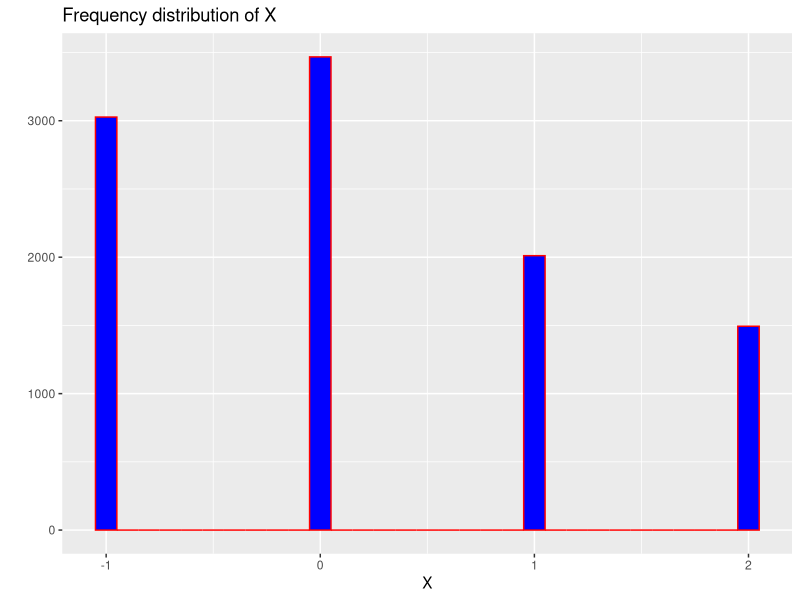
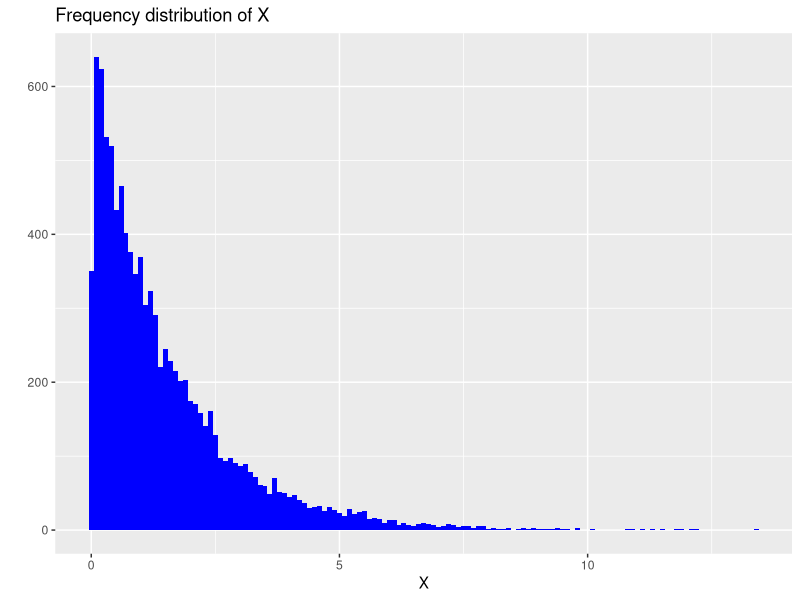
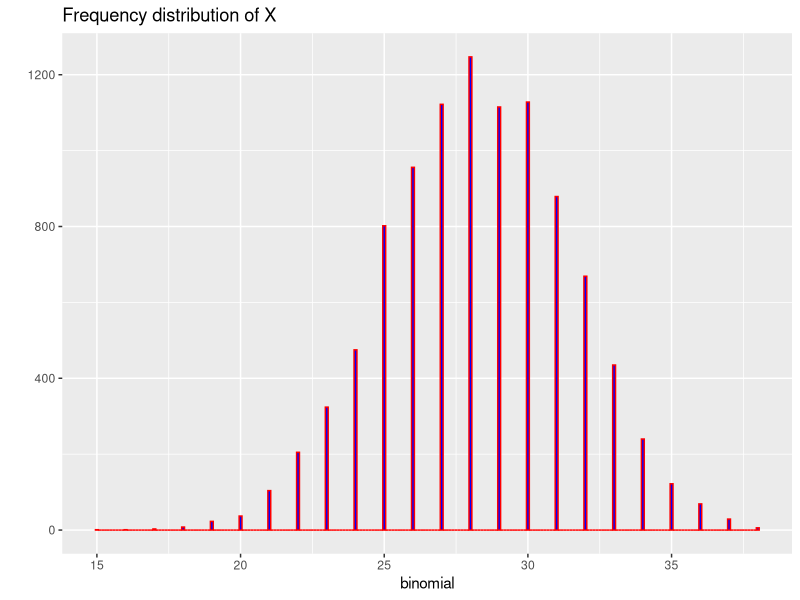

Source code (R) for these figures, in order:
#Question 1: Random Number Generator 

#LGM Method
options(scipen=10)
n <- 10000
a <- 7^5
b <- 0
m <- 2^31 - 1

lgm <- function(n,a,m){
 
rand <- numeric(n)
rand[1] <- 0.001
for (i in 2:n) {
    rand[i] = (rand[i-1]*a)%%m
}
return (rand/m) 
}

unirand <- lgm(n,a,m)

mean(unirand)
sd(unirand)

srand <- runif(n)
mean(srand)
sd(srand)


## Question 2: Distribution function
library(ggplot2)
X <- numeric(n)
p <- c(0.3,0.35,0.2,0.15)
for (j in 1:n){
if (unirand[j] <= p[1]){
    X[j] = -1  
} 
else if (unirand[j] > p[1] && unirand[j] <= sum(p[1:2])){
    X[j] = 0 
}
else if (unirand[j] > sum(p[1:2]) && unirand[j] <= sum(p[1:3])){
    X[j] = 1 
}
else{ 
    X[j] = 2 
}
}
X[1:10]

qplot(X,geom="histogram", fill = I("blue"), col = I("red"), binwidth = 0.1, main = "Frequency distribution of X")
mean(X)
sd(X)

# Question 4: exponentially distributed

X <- -1.5*log(1-unirand)
F[1] <- length(which(X>=1))/length(X)
F[4] <- length(which(X>=4))/length(X)
mean(X)
sd(X)
qplot(X,geom="histogram", fill = I("blue"), binwidth = 0.1, main = "Frequency distribution of X")


# Question 3: Binomial Distribution
M <- 2^31 -1
m <- 44
p <- 0.64
uniform <- as.numeric(lgm(n*m,a,M),n*m)
vec <- which(uniform<p) 
uniform[vec] <- 1
uniform[-vec] <- 0
uniformmatrix <- matrix(uniform,n,m)
binomial <- c(rowSums(uniformmatrix))   

qplot(binomial,geom="histogram", fill = I("blue"), col = I("red"), binwidth = 0.1, main = "Frequency distribution of X")
prob <- length(which(binomial>=40))/length(binomial)
bprob <- sum(dbinom(40:44,44,0.64))

# Question 5: Normal Distribution
unirand <- runif(5000)

#box-muller method
start <- Sys.time()
unimatrix <- matrix(runif(5000),2500,2)
Zone <- sqrt(-2*log(unimatrix[,1]))*cos(2*pi*unimatrix[,2])
Ztwo <- sqrt(-2*log(unimatrix[,1]))*sin(2*pi*unimatrix[,2])
Z <- rbind(Zone, Ztwo)
end <- Sys.time()
mean(Z)
sd(Z)
BMtime <- end - start

#Polar-Marsaglia
start <- Sys.time()
Urand <- matrix(runif(6500),ncol=2)
Vone <- 2*Urand[,1] - 1
Vtwo <- 2*Urand[,2] - 1
w <- Vone^2 + Vtwo^2
Urand <- cbind(Urand,Vone,Vtwo,w)
Urand <- subset(Urand, w<=1)[c(1:2500),]
polarZone <- Urand[,3] * sqrt((-2*log(Urand[,5]))/Urand[,5])
polarZtwo <- Urand[,4] * sqrt((-2*log(Urand[,5]))/Urand[,5])
polarZ <- rbind(polarZone,polarZtwo)
end <- Sys.time()
mean(polarZ)
sd(polarZ)
PMtime <- end-start
#Efficiency